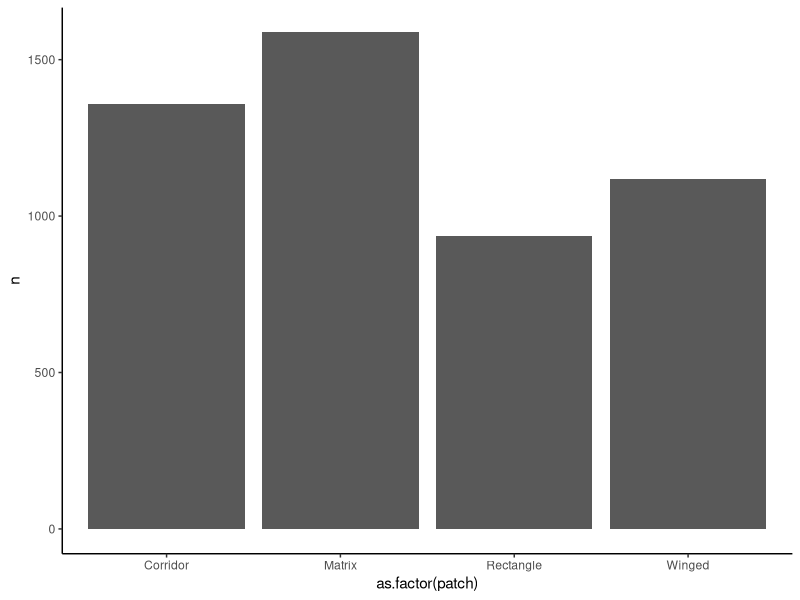
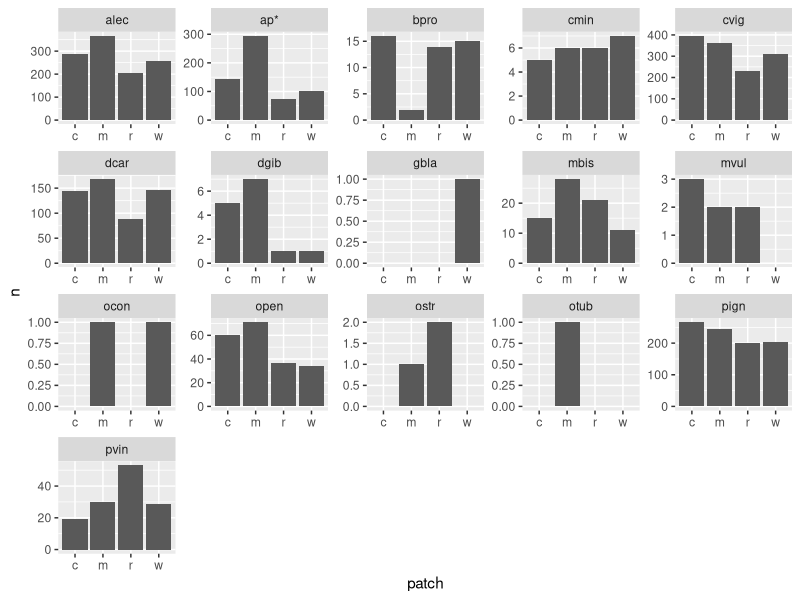
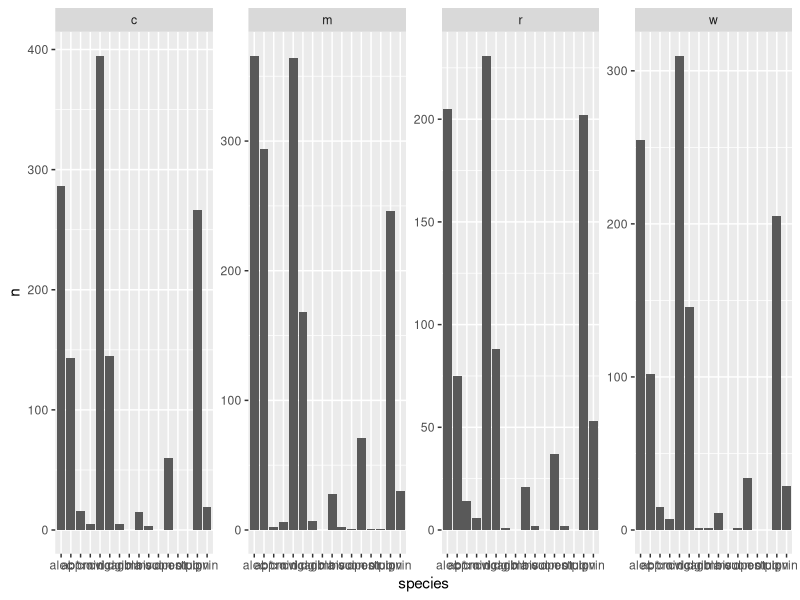

Reproduce these figures in R, in order. (Note: this script raises an error after producing the figures.)
# Script to import, clean, and organize EEC's Beetle data
# date: 25 september 2024

# load libraries ----------------------------------------------------------

library(tidyverse)
library(here)
library(lubridate) # to deal with dates https://lubridate.tidyverse.org/
library(vegan)
library(permute)
library(lattice)
# load data ---------------------------------------------------------------

btl_data<-read_csv(here("corridor_docs","eric_ms_thesis","ms_data","data_clean","clean_btl_counts.csv"))


# quick summaries to look over the sampling point information ---------------
# how many points in each block, how many points per treatment, etc.

# names(btl)
# 
# smpl_pts %>% 
#   group_by(block) %>% 
#   tally()
# 
# smpl_pts %>% 
#   group_by(block,patch) %>% 
#   tally()
# # what's up with 52?
# smpl_pts %>% 
#   group_by(block,patch,point) %>% 
#   tally() 
# 
# smpl_pts %>% 
#   group_by(block,patch,point) %>% 
#   tally() %>% 
#   filter(block=="52")
# 
# smpl_pts %>% 
#   group_by(date,block) %>% 
#   tally() 
# 
# smpl_pts %>% 
#   group_by(date,block) %>% 
#   tally() 



# summary data ------------------------------------------------------------


# total beetles captured --------------------------------------------------


total_N<-btl_data %>% summarise(n=sum(sum, na.rm=TRUE))


# total N by species ------------------------------------------------------


# total number of beetles sampled each round
total_N_sample<-btl_data %>%
  pivot_longer(pvin:ostr,names_to = "species",values_to = "n") %>% 
  group_by(date) %>% 
  summarise(n=sum(n, na.rm=TRUE)) %>% 
  arrange(date)
total_N_sample


# spp in order of no captured ---------------------------------------------


btl_order<-btl_data %>%
  pivot_longer(pvin:ostr,names_to = "species",values_to = "n") %>% 
  group_by(species) %>%
  summarize(n=sum(n, na.rm=TRUE)) %>%
  arrange(desc(n)) %>%
  mutate(species = reorder(species, desc(n)))
btl_order


btl_order_block_53n <-btl_data %>%
  pivot_longer(pvin:ostr,names_to = "species",values_to = "n") %>% 
  filter(block == "53n") %>%
  group_by(species) %>%
  summarize(n=sum(n, na.rm=TRUE)) %>%
  arrange(desc(n)) %>%
  mutate(species = reorder(species, desc(n)))

btl_order_block_8 <-btl_data %>%
  pivot_longer(pvin:ostr,names_to = "species",values_to = "n") %>% 
  filter(block == "8") %>%
  group_by(species) %>%
  summarize(n=sum(n, na.rm=TRUE)) %>%
  arrange(desc(n)) %>%
  mutate(species = reorder(species, desc(n)))

btl_order_block_52 <-btl_data %>%
  pivot_longer(pvin:ostr,names_to = "species",values_to = "n") %>% 
  filter(block == "52") %>%
  group_by(species) %>%
  summarize(n=sum(n, na.rm=TRUE)) %>%
  arrange(desc(n)) %>%
  mutate(species = reorder(species, desc(n)))

btl_order_block_54 <-btl_data %>%
  pivot_longer(pvin:ostr,names_to = "species",values_to = "n") %>% 
  filter(block == "54") %>%
  group_by(species) %>%
  summarize(n=sum(n, na.rm=TRUE)) %>%
  arrange(desc(n)) %>%
  mutate(species = reorder(species, desc(n)))

btl_order_m <-btl_data %>%
  pivot_longer(pvin:ostr,names_to = "species",values_to = "n") %>% 
  filter(patch == "m") %>%
  group_by(species) %>%
  summarize(n=sum(n, na.rm=TRUE)) %>%
  arrange(desc(n)) %>%
  mutate(species = reorder(species, desc(n)))

btl_order_c <-btl_data %>%
  pivot_longer(pvin:ostr,names_to = "species",values_to = "n") %>% 
  filter(patch == "c") %>%
  group_by(species) %>%
  summarize(n=sum(n, na.rm=TRUE)) %>%
  arrange(desc(n)) %>%
  mutate(species = reorder(species, desc(n)))

btl_order_w <-btl_data %>%
  pivot_longer(pvin:ostr,names_to = "species",values_to = "n") %>% 
  filter(patch == "w") %>%
  group_by(species) %>%
  summarize(n=sum(n, na.rm=TRUE)) %>%
  arrange(desc(n)) %>%
  mutate(species = reorder(species, desc(n)))

btl_order_r <-btl_data %>%
  pivot_longer(pvin:ostr,names_to = "species",values_to = "n") %>% 
  filter(patch == "r") %>%
  group_by(species) %>%
  summarize(n=sum(n, na.rm=TRUE)) %>%
  arrange(desc(n)) %>%
  mutate(species = reorder(species, desc(n)))

?filter
# abundance by patch ------------------------------------------------------




btl_sums_patch<-btl_data %>%
  pivot_longer(pvin:ostr,names_to = "species",values_to = "n") %>% 
  group_by(patch) %>%
  summarize(n=sum(n, na.rm=TRUE)) %>%
  arrange(patch,desc(n)) %>% 
  mutate(patch=case_when(
    patch == "c" ~ "Corridor",
    patch == "m" ~ "Matrix",
    patch == "w" ~ "Winged",
    patch == "r" ~ "Rectangle",
    .default = as.character(patch))) 

ggplot(btl_sums_patch, aes(x=as.factor(patch),
                           y=n)) +
  geom_bar(stat = "identity") +
  theme_classic()


# summaries by patch type -------------------------------------------------


btl_sums_patch<-btl_data %>%
  pivot_longer(pvin:ostr,names_to = "species",values_to = "n") %>% 
  group_by(species,patch) %>%
  summarize(n=sum(n, na.rm=TRUE)) %>%
  arrange(patch,desc(n))


btl_data_sums<-btl_data %>%
  pivot_longer(pvin:ostr,names_to = "species",values_to = "n") %>% 
  group_by(species,patch) %>%
  summarize(n=sum(n, na.rm=TRUE)) %>%
  arrange(patch,desc(n))

ggplot(btl_data_sums, aes(x=patch, y=n)) + 
  geom_bar(stat = "identity")+
  facet_wrap(vars(species),scales="free",ncol = 5) 



ggplot(btl_data_sums, aes(x=species, y=n)) + 
  geom_bar(stat = "identity")+
  facet_wrap(vars(patch),scales="free",ncol = 4) 




mega_spp<-btl_data %>%
  pivot_longer(pvin:ostr,names_to = "species",values_to = "n") %>% 
  group_by(species) %>% 
  summarise(n=sum(n, na.rm=TRUE)) %>% 
  filter(n>500) %>% 
  ungroup() %>% 
  select(species,n)%>% 
  arrange(desc(n))


rare_spp<-btl_data %>%
  pivot_longer(pvin:ostr,names_to = "species",values_to = "n") %>% 
  group_by(species) %>% 
  summarise(n=sum(n, na.rm=TRUE)) %>% 
  filter(n<50) %>% 
  ungroup() %>% 
  select(species,n) %>% 
  arrange(desc(n))



plot_n<-btl_data %>%
  pivot_longer(pvin:ostr,names_to = "species",values_to = "n") %>% 
  filter(species=="pign"|species=="alec"|species=="cvig")
plot_btl_n <- function(data) {
  btl_n_plot<-ggplot(plot_n,
                     aes(x=date,
                         y=n,
                         group=species,
                         color=species)) +
    geom_line()+
    geom_point()+
    # facet_wrap(vars(habitat))
    facet_grid(vars(species),vars(patch))+
    theme_bw()
}




# code for making a rarefaction curve -------------------------------------

# this pools all the points in a patch over the entire sampling season
# tou can then do a rarefaction curve for each patch in each block
# can also edit the. code to makle it one curve per block (allpatches pooled), 
# per patch type (all blocks polled) etc.

rarefaction_data<-btl_data %>%
  select(-c(month,day,year,sum,point,sample_id)) %>% 
  pivot_longer(pvin:ostr,names_to = "species",values_to = "n") %>% 
  mutate(sampling_date = as.integer(factor(date))) %>% 
  relocate(sampling_date,.before=1) %>% 
  # group_by(block,patch,sampling_date,species) %>%
  group_by(block,patch,species) %>%
  summarize(n=sum(n)) %>% 
  pivot_wider(values_from=n,names_from=species) %>% 
  filter(patch=="c") %>% 
  # mutate(row=paste(block,sampling_date,sep="-"),.before=1) %>% 
  mutate(row=paste(patch,block,sep="-"),.before=1) %>% 
  column_to_rownames("row") %>% 
  # select(-block,-patch,-sampling_date) 
  select(-block,-patch) 


#   
#   pivot_longer(pvin:ostr,names_to = "species",values_to = "n") %>% 
#   group_by(sample_id,species) %>% 
#   summarize(n=sum(n)) %>% 
#   pivot_wider(values_from=n,names_from=species) %>% 
#   column_to_rownames("sample_id") 
# 
# rarefaction_data<-btl_data %>% 
#   select(-c(month,day,year,date, block, point)) %>% 
#   pivot_longer(pvin:ostr,names_to = "species",values_to = "n") %>% 
#   group_by(patch,species) %>% 
#   summarize(n=sum(n)) %>% 
#   pivot_wider(values_from=n,names_from=species) %>% 
#   column_to_rownames("patch") 



### worked example for generating rarefaction curve
#?rarecurve
#?rarefy

#data(BCI)
#S <- specnumber(BCI) # observed number of species
#(Raremax <- min(rowSums(BCI)))

#Srare <- rarefy(BCI, Raremax)
#plot(S, Srare, xlab = "Observed No. of Species", ylab = "Rarefied No. of Species")
#abline(0, 1)

#rarecurve(BCI, step = 20, sample = Raremax, col = "blue", cex = 0.6)

# subsetting data so that there are no zeros 
rarefaction_data<-btl_data %>% 
  select(-c(month,day,year,date)) %>% 
  pivot_longer(pvin:ostr,names_to = "species",values_to = "n") %>% 
  group_by(sample_id,species) %>% 
  summarize(n=sum(n)) %>% 
  pivot_wider(values_from=n,names_from=species) %>% 
  column_to_rownames("sample_id") %>% 
  filter((rowSums(rarefaction_data) > 10)) 

s <- specnumber(rarefaction_data)
s
(raremax <- min(rowSums(rarefaction_data)))

btl.rare <- rarefy(rarefaction_data, raremax)
btl.rare
plot(s,btl.rare,xlab = "Observed No. of Species", ylab = "Rarefied No. of Species")


rarecurve(rarefaction_data, step = 20, sample = raremax, col = "blue", cex = 0.6)

rarecurve(rarefaction_data, 
          step = 20, 
          sample = raremax, 
          col = "blue", 
          cex = 0.6,
          label=FALSE)






# sandbox -----------------------------------------------------------------

#example hill function
#hill_num = renyi(data, hill= TRUE)

#btl_order<-btl_data %>%
  #pivot_longer(pvin:ostr,names_to = "species",values_to = "n") %>% 
  #group_by(species) %>%
  #summarize(n=sum(n, na.rm=TRUE)) %>%
  #arrange(desc(n)) %>%
  #mutate(species = reorder(species, desc(n)))
#btl_order

#btl_data_sums<-btl_data %>%
 # pivot_longer(pvin:ostr,names_to = "species",values_to = "n") %>% 
  #group_by(species,patch) %>%
  #summarize(n=sum(n, na.rm=TRUE)) %>%
  #arrange(patch,desc(n))


#btl_data_sums<-btl_data %>%
 # pivot_longer(pvin:ostr,names_to = "species",values_to = "n") %>% 
  #group_by(species,patch) %>%
  #summarize(n=sum(n, na.rm=TRUE)) %>%
  #arrange(patch,desc(n))

# species list by patch type
btl_spec_patch<- btl_data |>
  pivot_longer(pvin:ostr, names_to = "species", values_to = "n") |>
  group_by(species,patch) |>
  summarise(n=sum(n, na.rm=TRUE)) |>
  arrange(patch,desc(n)) |>
  pivot_wider(values_from=n,names_from=species) |>
  mutate(patch=case_when(
    patch == "c" ~ "Corridor",
    patch == "m" ~ "Matrix",
    patch == "w" ~ "Winged",
    patch == "r" ~ "Rectangle",
    .default = as.character(patch))) |>
  column_to_rownames("patch")
# hill number comparisson 
hill_btl <- renyi(btl_spec_patch, hill = TRUE)

hill_plot<-plot(hill_btl)
hill_plot
# ggsave(hill_plot, 
#        "hill_plot.png")
# bray curtis
#example
#taxa_bray = vegan::vegdist(data, method = "bray", binary = FALSE)
#taxa_bray

taxa_bray <- vegan::vegdist(btl_spec_patch, method = "bray", binary = FALSE)
taxa_bray

btl_spec_patch<- btl_data |>
  pivot_longer(pvin:ostr, names_to = "species", values_to = "n") |>
  group_by(species,patch) |>
  summarise(n=sum(n, na.rm=TRUE)) |>
  arrange(patch,desc(n)) |>
  pivot_wider(values_from=n,names_from=species) |> 
  column_to_rownames("patch")


rarefaction_data<-btl_data %>% 
  select(-c(month,day,year,date)) %>% 
  pivot_longer(pvin:ostr,names_to = "species",values_to = "n") %>% 
  group_by(sample_id,species) %>% 
  summarize(n=sum(n)) %>% 
  pivot_wider(values_from=n,names_from=species) %>% 
  column_to_rownames("sample_id") %>% 
  filter((rowSums(rarefaction_data) > 10)) 

s <- specnumber(btl_spec_patch)
s
(raremax <- min(rowSums(btl_spec_patch)))

btl.rare <- rarefy(btl_spec_patch, raremax)
btl.rare
plot(s,btl.rare,xlab = "Observed No. of Species", ylab = "Rarefied No. of Species")


rarecurve(btl_spec_patch, step = 20, sample = raremax, col = "blue", cex = 0.6)

rarecurve(rarefaction_data, 
          step = 20, 
          sample = raremax, 
          col = "blue", 
          cex = 0.6,
          label=FALSE)



N_by_spp<-btl_data %>% 
  summarise(across(where(is.numeric), ~ sum(.x, na.rm = TRUE))) %>% 
  select(-c(sample_id,point,month,day,year,sum)) %>% 
  pivot_longer(pvin:ostr,names_to = "species",values_to = "n") %>% 
  arrange(desc(n))
  



# total N by date type --------------------------------------------------


N_by_patch<-btl_data %>% 
  group_by(date)


  summarise(across(where(is.numeric), ~ sum(.x, na.rm = TRUE))) %>% 
  select(-c(sample_id,point,month,day,year,sum)) %>% 
  pivot_longer(pvin:ostr,names_to = "species",values_to = "n") %>% 
  arrange(desc(n)) 















# species diversity -------------------------------------------------------



btl_summary<-btl_counts %>% 
  select(-c(sample_id,block,point,month,day)) %>% 
  group_by(patch) %>% 
  summarize(across(everything(), ~ sum(.x, na.rm = TRUE))) %>% 
  filter(!is.na(patch)) %>% 
  select(-sum) %>% 
  column_to_rownames("patch")



summarize(sum=sum(c_across(pvin:ocon), na.rm = TRUE)) %>% 
  filter(!is.na(patch))
btls<-btl_summary %>% 
  
  
  
  
  
  btls<-btl_counts %>% 
  select(-c(sum,sample_id,block,point, month, day)) %>% 
  # column_to_rownames("sample_id")
  column_to_rownames("patch")







site_type <- env %>% 
  select(block, patch)
# How speciose are my communities?

# specnumber() will tell you the number of species within each sample. 
# You can then run an analysis of variance to ask if mean species richness 
# is significantly different across sites.

sppr <- specnumber(btl_summary)

# analysis of variance takes the same form as the usual models you'd see in R
# response ~ dependent, data = environmental grouping
# sppr_aov <- aov(sppr ~ patch, data = site_type)
# summary(sppr_aov)

shannondiv <- diversity(btl_summary)
head(shannondiv)

# rarefaction



btl_summary<-btl_counts %>% 
  select(-c(patch,block,point,month,day)) %>% 
  # select(-c(sample_id,block,point,month,day)) %>% 
  # group_by(patch) %>% 
  filter(sum>0) %>% 
  select(-sum) %>% 
  column_to_rownames("sample_id")



spAbund <- rowSums(btl_summary)  #gives the number of individuals found in each plot
spAbund # view observations per plot 
# ufl graduation deadlines graduate school

#rarefaction uses the smallest number of 
# observations per sample to extrapolate the expected number if all other 
# samples only had that number of observations
raremin <- min(rowSums(btl_summary))  
raremin # view smallest # of obs 


sRare <- rarefy(btl_summary, raremin) # now use function rarefy
sRare #give
rarecurve(btl_summary, col = "blue") 
